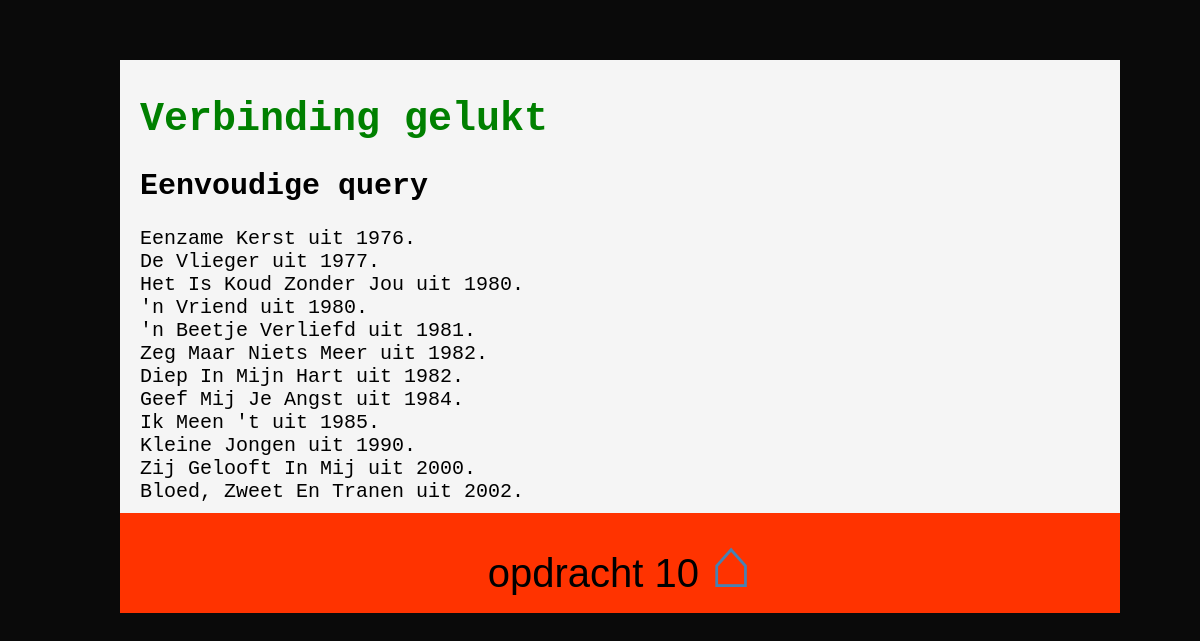
Page /public/PHP/opdracht_10.php on the committed database.
### tables this page shows
CREATE TABLE IF NOT EXISTS `titel` (
`id` int(11) NOT NULL,
  `titel` varchar(255) DEFAULT NULL,
  `jaar` int(11) DEFAULT NULL,
  `artiest_id` int(11) DEFAULT NULL
);

### public/PHP/opdracht_10.php (the view, shortened to what this page needs)
<?PHP
$titel=str_replace("_"," ",substr(__FILE__,strpos(__FILE__,"opdracht"),-4));
include('opdracht_begin.php');
require('database.php');
$database = "top_2000_v2";
$DBverbinding = mysqli_connect($servernaam, $gebruikersnaam, $wachtwoord, $database);
if (!$DBverbinding) {
  die("Verbinding mislukt: " . mysqli_connect_error());
}
else {
  echo '<h1 style="color:green;">Verbinding gelukt</h1>';
}
echo "<h2>Eenvoudige query</h2>";
$sql = "SELECT * FROM artiest,titel WHERE artiest.id=titel.artiest_id AND artiest='Andre Hazes' order by jaar ASC";
$records = mysqli_query($DBverbinding, $sql);
if (mysqli_num_rows($records) > 0) {
  while($record = mysqli_fetch_assoc($records)) {
    echo $record["titel"]." uit ".$record["jaar"].".<br>";
  }
}
else {
  echo "0 resultaten";
}
include('opdracht_eind.php');
?>

### public/PHP/opdracht_begin.php (shortened to what this page needs)
<html>
  <head>
    <link rel="stylesheet" type="text/css" href="CSS/main.css">
  </head>
  <body>
    <div id='PHPoutput'>

### public/PHP/opdracht_eind.php
    </div>
    <div id="opdracht">
      <?php
      if (strlen($titel)<20) {
        $titel=$titel.' <a href="index.php" style="margin-top: 0px;">&#8962;</a>';
      }
      echo $titel;
      ?>
    </div>
  </body>
</html>

### public/PHP/CSS/main.css (style rules this page uses)
body { background-color: #0A0A0A; padding: 0; margin: 0; font-size: 125%; }
#PHPoutput,#opdracht { width: 80%; padding: 10px 20px; margin-left: 10%; font-family: Courier,serif; }
#PHPoutput { background-color: whitesmoke; height: auto; min-height: 50%; margin-top: 5%; font-family: Courier,serif; }
#opdracht { background-color: #ff3300; height: 10%; margin-top: 0%; font-family: Arial,sans; font-size: 2em; text-align: center; }
.menu,a { color: steelblue; font-family: Arial,sans; font-weight: bold; font-size: 1.75em; text-decoration: none; }

### rows in the picture
titel: titel "Eenzame Kerst", jaar "1976"
titel: titel "De Vlieger", jaar "1977"
titel: titel "Het Is Koud Zonder Jou", jaar "1980"
titel: titel "'n Vriend", jaar "1980"
titel: titel "'n Beetje Verliefd", jaar "1981"
titel: titel "Zeg Maar Niets Meer", jaar "1982"
titel: titel "Diep In Mijn Hart", jaar "1982"
titel: titel "Geef Mij Je Angst", jaar "1984"
titel: titel "Ik Meen 't", jaar "1985"
titel: titel "Kleine Jongen", jaar "1990"
titel: titel "Zij Gelooft In Mij", jaar "2000"
titel: titel "Bloed, Zweet En Tranen", jaar "2002"

### other values in the picture
$titel "opdracht 10"
